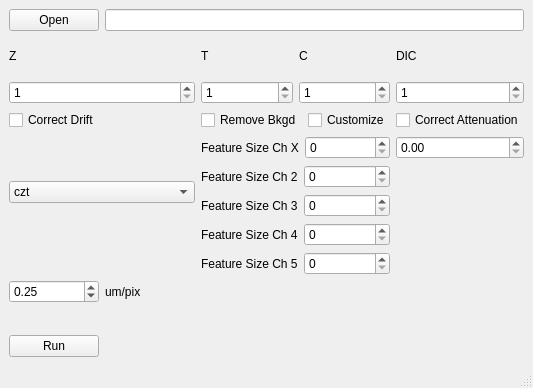
<?xml version="1.0" encoding="UTF-8"?>
<ui version="4.0">
 <class>MainWindow</class>
 <widget class="QMainWindow" name="MainWindow">
  <property name="geometry">
   <rect>
    <x>0</x>
    <y>0</y>
    <width>533</width>
    <height>388</height>
   </rect>
  </property>
  <property name="windowTitle">
   <string>MainWindow</string>
  </property>
  <widget class="QWidget" name="centralwidget">
   <layout class="QGridLayout" name="gridLayout">
    <item row="0" column="0">
     <layout class="QGridLayout" name="mainGridLayout">
      <item row="2" column="0" colspan="2">
       <widget class="QSpinBox" name="z_Spin">
        <property name="minimum">
         <number>1</number>
        </property>
       </widget>
      </item>
      <item row="2" column="2">
       <widget class="QSpinBox" name="time_Spin">
        <property name="minimum">
         <number>1</number>
        </property>
       </widget>
      </item>
      <item row="0" column="0">
       <widget class="QPushButton" name="openFile_Button">
        <property name="text">
         <string>Open</string>
        </property>
       </widget>
      </item>
      <item row="2" column="4">
       <widget class="QSpinBox" name="DIC_Spin">
        <property name="minimum">
         <number>1</number>
        </property>
       </widget>
      </item>
      <item row="1" column="0" colspan="2">
       <widget class="QLabel" name="Z_Label">
        <property name="text">
         <string>Z</string>
        </property>
       </widget>
      </item>
      <item row="3" column="4">
       <widget class="QCheckBox" name="correctAtt_Check">
        <property name="text">
         <string>Correct Attenuation</string>
        </property>
       </widget>
      </item>
      <item row="1" column="3">
       <widget class="QLabel" name="Ch_label">
        <property name="text">
         <string>C</string>
        </property>
       </widget>
      </item>
      <item row="3" column="2" colspan="2">
       <layout class="QHBoxLayout" name="Bkgd_horizontalLayout">
        <item>
         <widget class="QCheckBox" name="removeBG_Check">
          <property name="text">
           <string>Remove Bkgd</string>
          </property>
         </widget>
        </item>
        <item>
         <widget class="QCheckBox" name="customize_Check">
          <property name="text">
           <string>Customize</string>
          </property>
         </widget>
        </item>
       </layout>
      </item>
      <item row="4" column="0" rowspan="3" colspan="2">
       <widget class="QComboBox" name="comboBox">
        <item>
         <property name="text">
          <string>czt</string>
         </property>
        </item>
        <item>
         <property name="text">
          <string>zct</string>
         </property>
        </item>
       </widget>
      </item>
      <item row="0" column="1" colspan="4">
       <widget class="QLineEdit" name="fileName_Line"/>
      </item>
      <item row="3" column="0" colspan="2">
       <widget class="QCheckBox" name="correctDrift_Check">
        <property name="text">
         <string>Correct Drift</string>
        </property>
       </widget>
      </item>
      <item row="1" column="2">
       <widget class="QLabel" name="T_Label">
        <property name="text">
         <string>T</string>
        </property>
       </widget>
      </item>
      <item row="1" column="4">
       <widget class="QLabel" name="DIC_label">
        <property name="text">
         <string>DIC</string>
        </property>
       </widget>
      </item>
      <item row="2" column="3">
       <widget class="QSpinBox" name="channel_Spin">
        <property name="minimum">
         <number>1</number>
        </property>
        <property name="maximum">
         <number>5</number>
        </property>
       </widget>
      </item>
      <item row="9" column="0">
       <widget class="QPushButton" name="run_Button">
        <property name="text">
         <string>Run</string>
        </property>
       </widget>
      </item>
      <item row="7" column="0" rowspan="2" colspan="2">
       <layout class="QHBoxLayout" name="horizontalLayout">
        <item>
         <widget class="QDoubleSpinBox" name="resolution_Spin">
          <property name="singleStep">
           <double>0.010000000000000</double>
          </property>
          <property name="value">
           <double>0.250000000000000</double>
          </property>
         </widget>
        </item>
        <item>
         <widget class="QLabel" name="resolution_Label">
          <property name="text">
           <string>um/pix</string>
          </property>
         </widget>
        </item>
       </layout>
      </item>
      <item row="4" column="4" rowspan="5">
       <layout class="QVBoxLayout" name="verticalLayout">
        <item>
         <widget class="QDoubleSpinBox" name="correctAtt_Spin">
          <property name="maximum">
           <double>1.000000000000000</double>
          </property>
          <property name="singleStep">
           <double>0.010000000000000</double>
          </property>
         </widget>
        </item>
        <item>
         <spacer name="verticalSpacer">
          <property name="orientation">
           <enum>Qt::Vertical</enum>
          </property>
          <property name="sizeHint" stdset="0">
           <size>
            <width>88</width>
            <height>37</height>
           </size>
          </property>
         </spacer>
        </item>
       </layout>
      </item>
      <item row="4" column="2" rowspan="5" colspan="2">
       <layout class="QVBoxLayout" name="featureSize_verticalLayout">
        <item>
         <layout class="QHBoxLayout" name="horizontalLayout_1">
          <item>
           <widget class="QLabel" name="featureSize1_Label">
            <property name="enabled">
             <bool>true</bool>
            </property>
            <property name="text">
             <string>Feature Size Ch X</string>
            </property>
           </widget>
          </item>
          <item>
           <widget class="QSpinBox" name="featureSize1_Spin">
            <property name="enabled">
             <bool>true</bool>
            </property>
            <property name="maximum">
             <number>300</number>
            </property>
           </widget>
          </item>
         </layout>
        </item>
        <item>
         <layout class="QHBoxLayout" name="horizontalLayout_2">
          <item>
           <widget class="QLabel" name="featureSize2_Label">
            <property name="enabled">
             <bool>true</bool>
            </property>
            <property name="text">
             <string>Feature Size Ch 2</string>
            </property>
           </widget>
          </item>
          <item>
           <widget class="QSpinBox" name="featureSize2_Spin">
            <property name="enabled">
             <bool>true</bool>
            </property>
            <property name="maximum">
             <number>300</number>
            </property>
           </widget>
          </item>
         </layout>
        </item>
        <item>
         <layout class="QHBoxLayout" name="horizontalLayout_3">
          <item>
           <widget class="QLabel" name="featureSize3_Label">
            <property name="enabled">
             <bool>true</bool>
            </property>
            <property name="text">
             <string>Feature Size Ch 3</string>
            </property>
           </widget>
          </item>
          <item>
           <widget class="QSpinBox" name="featureSize3_Spin">
            <property name="enabled">
             <bool>true</bool>
            </property>
            <property name="maximum">
             <number>300</number>
            </property>
           </widget>
          </item>
         </layout>
        </item>
        <item>
         <layout class="QHBoxLayout" name="horizontalLayout_5">
          <item>
           <widget class="QLabel" name="featureSize4_Label">
            <property name="enabled">
             <bool>true</bool>
            </property>
            <property name="text">
             <string>Feature Size Ch 4</string>
            </property>
           </widget>
          </item>
          <item>
           <widget class="QSpinBox" name="featureSize4_Spin">
            <property name="enabled">
             <bool>true</bool>
            </property>
            <property name="maximum">
             <number>300</number>
            </property>
           </widget>
          </item>
         </layout>
        </item>
        <item>
         <layout class="QHBoxLayout" name="horizontalLayout_8">
          <item>
           <widget class="QLabel" name="featureSize5_Label">
            <property name="enabled">
             <bool>true</bool>
            </property>
            <property name="text">
             <string>Feature Size Ch 5</string>
            </property>
           </widget>
          </item>
          <item>
           <widget class="QSpinBox" name="featureSize5_Spin">
            <property name="enabled">
             <bool>true</bool>
            </property>
           </widget>
          </item>
         </layout>
        </item>
        <item>
         <spacer name="verticalSpacer_2">
          <property name="orientation">
           <enum>Qt::Vertical</enum>
          </property>
          <property name="sizeHint" stdset="0">
           <size>
            <width>20</width>
            <height>40</height>
           </size>
          </property>
         </spacer>
        </item>
       </layout>
      </item>
     </layout>
    </item>
   </layout>
   <zorder></zorder>
  </widget>
  <widget class="QStatusBar" name="statusBar"/>
 </widget>
 <resources/>
 <connections>
  <connection>
   <sender>channel_Spin</sender>
   <signal>valueChanged(int)</signal>
   <receiver>DIC_Spin</receiver>
   <slot>setValue(int)</slot>
   <hints>
    <hint type="sourcelabel">
     <x>348</x>
     <y>102</y>
    </hint>
    <hint type="destinationlabel">
     <x>503</x>
     <y>102</y>
    </hint>
   </hints>
  </connection>
  <connection>
   <sender>correctAtt_Check</sender>
   <signal>toggled(bool)</signal>
   <receiver>correctAtt_Spin</receiver>
   <slot>clear()</slot>
   <hints>
    <hint type="sourcelabel">
     <x>424</x>
     <y>125</y>
    </hint>
    <hint type="destinationlabel">
     <x>427</x>
     <y>146</y>
    </hint>
   </hints>
  </connection>
 </connections>
</ui>
